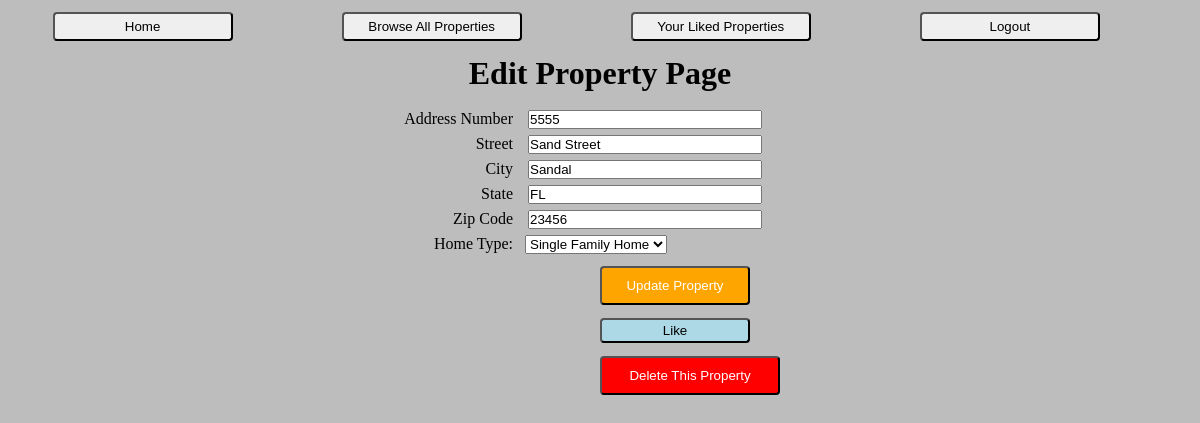
The page /property/page/28 on the database its author committed.
### login_regapp/models.py (models this page shows)
class Property(models.Model):
    address_number = models.IntegerField()
    street = models.CharField(max_length=255)
    city = models.CharField(max_length=255)
    state = models.CharField(max_length=2)
    zip_code = models.IntegerField()
    home_type = models.CharField(max_length=255)
    creator = models.ForeignKey(Userreg, related_name = "property_created", on_delete=models.CASCADE)
    users_that_liked = models.ManyToManyField(Userreg, related_name= "property_liked")
    created_at = models.DateTimeField(auto_now_add = True)
    updated_at = models.DateTimeField(auto_now = True)
    objects = PropertyManager()

### login_regapp/views.py (the view)
# urls.py: path('property/page/<int:property_id>', views.update_property),
def update_property(request, property_id):
    form_tobe_change = Property.objects.get(id=property_id)
    context = {
        "tobe_change" : form_tobe_change
    }
    return render(request,"Edit_property_page.html", context )

### login_regapp/templates/Edit_property_page.html (shortened to what this page needs)
<!DOCTYPE html>
<html lang="en">
<head>
    {% load static %}
    <link rel="stylesheet" href="{% static 'css/style.css' %}">
</head>
<body>
    <div id="navbar">
        <div class="navbar-int">
            <button class="nav-btn"><a href="/pass">Home</a></button>
        </div>
        <div class="navbar-int">
            <button class="nav-btn"><a href="/property_all">Browse All Properties</a></button>
        </div>
        <div class="navbar-int">
            <button class="nav-btn"><a href="/liked_properties">Your Liked Properties</a></button>
        </div>
        <div class="navbar-int">
            <form action="/logout" method="post">
                <input type="submit" value="Logout" class="nav-btn">
            </form>
        </div>
    </div>
    <div>
        <h1>Edit Property Page</h1>
        <div class="formDiv">
            <form action="/property/page/edit/{{tobe_change.id}}" method="POST">
                <label>Address Number</label>
                <input type="number" name="address_number" value="{{ tobe_change.address_number }}"><br>
                <label>Street</label>
                <input type="text" name="street" value="{{ tobe_change.street }}"><br>
                <label>City</label>
                <input type="text" name="city" value="{{ tobe_change.city }}" ><br>
                <label>State</label>
                <input type="text" name="state" value="{{ tobe_change.state }}"><br>
                <label>Zip Code</label>
                <input type="number" name="zip_code" value="{{ tobe_change.zip_code }}"><br>
                <label for="home_type">Home Type:</label>
                <select id="home_type" name="home_type">
                    <option value="single_family_home">Single Family Home</option>
                </select><br>
                <input type="submit" value="Update Property" id="updateBtn">
            </form>
            {% if current_user in tobe_change.users_that_liked.all %}
                <form action="/property/unlike/{{tobe_change.id}}" method="POST" class="like_unlike_forms">
                    {% csrf_token %}
                    <input type="submit" value="Unlike" id="unlikeBtnUpdate">
                </form>
            {% else %}
            <form action="/property/like/{{tobe_change.id}}" method="POST" class="like_unlike_forms">
                <input type="submit" value="Like" id="likeBtnUpdate">
            </form>
            {% endif %}
            <button id="deleteBtn"><a href="/property/delete/{{tobe_change.id}}" id="deleteBtnLink">Delete This Property</a></button>
        </div>
    </div>
</body>
</html>

### login_regapp/static/css/style.css (style rules this page uses)
* { margin: 0; padding: 0; }
body { background-color: rgb(189, 189, 189); }
#navbar { display: inline-block; width: 99%; }
.navbar-int { display: inline-block; width: 24%; margin: 10px auto; }
.nav-btn { display: block; width: 180px; margin: 2px auto; padding: 5px 0px; border-radius: 4px; }
a { text-decoration: none; color: black; }
label { display: inline-block; width: 130px; text-align: right; padding-right: 5px; margin: 3px; }
input { display: inline-block; width: 230px; margin: 3px; }
h1 { display: block; margin: 2px auto; width: 50%; text-align: center; }
#updateBtn { background-color: orange; color: white; width: 150px; padding: 10px 20px; margin-left: 220px; margin-top: 10px; border-radius: 4px; }
#deleteBtn { background-color: red; width: 180px; padding: 10px 20px; margin-left: 220px; margin-top: 10px; border-radius: 4px; }
#deleteBtnLink { color: white; }
#likeBtnUpdate { background-color: lightblue; display: inline-block; width: 150px; margin-left: 220px; margin-top: 10px; border-radius: 4px; padding: 3px; }
.formDiv { display: block; width: 440px; margin: 10px auto; padding: 5px; }

### rows shown on the page
Property: address_number "5555", street "Sand Street", city "Sandal", state "FL", zip_code "23456"
